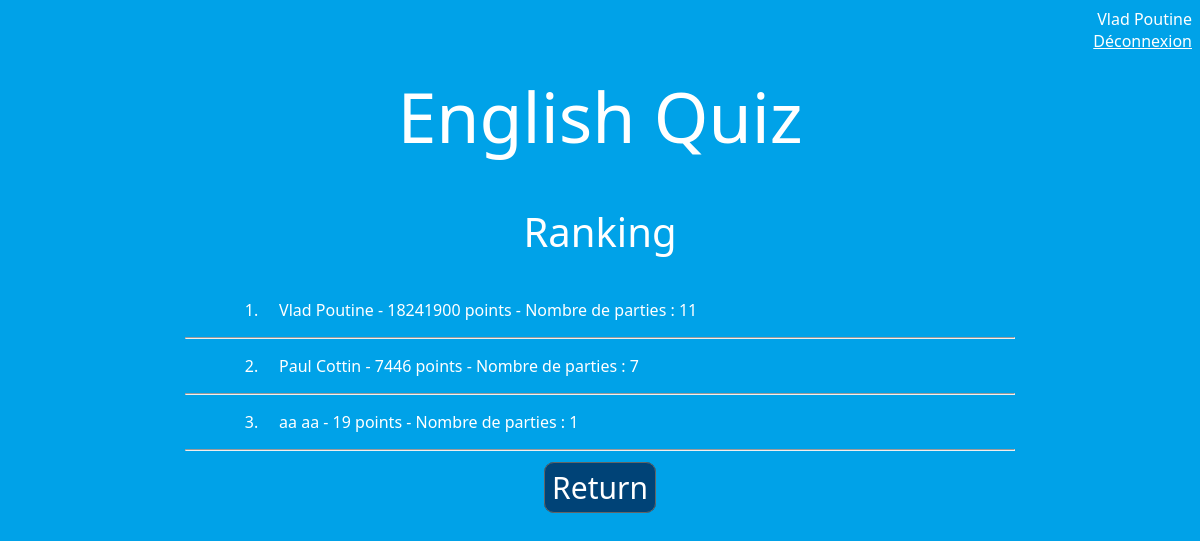
The app's page /rank.php (signed in) with its own data.
### tables this page shows
CREATE TABLE IF NOT EXISTS `users` (
  `id` int(10) NOT NULL AUTO_INCREMENT,
  `prenom` varchar(50) NOT NULL,
  `nom` varchar(50) NOT NULL,
  `email` varchar(50) NOT NULL,
  `mdp` varchar(10000) NOT NULL,
  `maxscore` int(10) DEFAULT '0',
  `nbparties` int(10) NOT NULL DEFAULT '0',
  `nbQts` int(10) NOT NULL DEFAULT '0',
  PRIMARY KEY (`id`),
  UNIQUE KEY `email` (`email`)
);

### rank.php (the view, shortened to what this page needs)
<?php
try{
    $db = new PDO('mysql:host=localhost;dbname=anglais', 'root', '');
}catch(Exeception $e){
    die('Erreur : ' . $e->getMessage());
}
$sql = "SELECT id, prenom, nom FROM users;";
$req = $db->query($sql);
$users = array();
while (($data = $req->fetch()) != null) {
    array_push($users, array($data[1], $data[2], getMax($data[0]), getNbParties($data[0])));
}
foreach ($users as $key => $row) {
    $points[$key]  = $row[3];
}
array_multisort($points, SORT_DESC, $users);
?>
<html>
<head>
    <link rel="stylesheet" type="text/css" href="style.css">
</head>
<body>
<?php if(isset($_SESSION['prenom'])) { ?>
        <p style="text-align:right"><?php echo $_SESSION['prenom']." ".$_SESSION['nom']; ?> <br/>
        <a href="processingConnexion.php?login=0" style="color:white">Déconnexion</a>
        </p>
        <?php } else {?>
        <p style="text-align:right;">
            <a style="color:white;" href="connexion.php">Connexion</a>
        </p>
        <?php } ?>
<p class="centerWhite70">English Quiz</p>
    <p class="centerWhite40">Ranking</p>
    <div>
        <?php for ($i=0; $i < sizeof($users); $i++) { ?>
            <p style="position:relative; left:20%; width:70%">
               <?php echo(($i+1).". "); ?> &nbsp;&nbsp;&nbsp; <?php echo $users[$i][0]; ?> <?php echo $users[$i][1];?> - <?php echo $users[$i][2]; ?> points - Nombre de parties : <?php echo $users[$i][3]; ?> <hr width="70%"/>
            </p>
        <?php
        }
        ?>
    </div>
    <p style="text-align:center">
        <a href="accueil.php" class="button">Return</a>
    </p>
</body>
</html>
<?php
function getMax($id){
    $sql = "SELECT score FROM statistics WHERE id_user=?;";
    $stmt = $GLOBALS['db']->prepare($sql);
    $stmt->execute(array($id));
    $max = 0;
    while(($data = $stmt->fetch()) != null){
        $current = $data[0];
        if ($current > $max) {
            $max = $current;
        }
    }
    return $max;
}
function getNbParties($id){
    $sql = "SELECT count(id) FROM statistics WHERE id_user=?;";
    $stmt = $GLOBALS['db']->prepare($sql);
    $stmt->execute(array($id));
    $data = $stmt->fetch();
    return $data[0];
}
?>

### style.css (style rules this page uses)
html { background-color: #00A2E8; font-family: 'segoe UI'; color: white; }
.centerWhite70 { text-align: center; font-size: 70px; margin-left: auto; margin-right: auto; margin-top: 10px; margin-bottom: 40px; }
.centerWhite40 { text-align: center; font-size: 40px; margin-left: auto; margin-right: auto; margin-top: 10px; margin-bottom: 40px; }
.button { color: white; font-size: 30px; border: 1px solid #646464; background:#004377; text-align: center; margin: 0 auto; margin: 10px; border-radius: 10px; padding-right:7px; padding-left:7px; padding-top:4px; padding-bottom:4px; text-decoration:none; cursor: pointer; }

### records on screen
users: prenom "Vlad", nom "Poutine", i "18241900", i "11"
users: prenom "Paul", nom "Cottin", i "7446", i "7"

### other values on screen
$_SESSION['prenom'] "Vlad"
$_SESSION['nom'] "Poutine"
$users[$i][0] "aa"
$users[$i][1] "aa"
$users[$i][2] "19"
$users[$i][3] "1"
